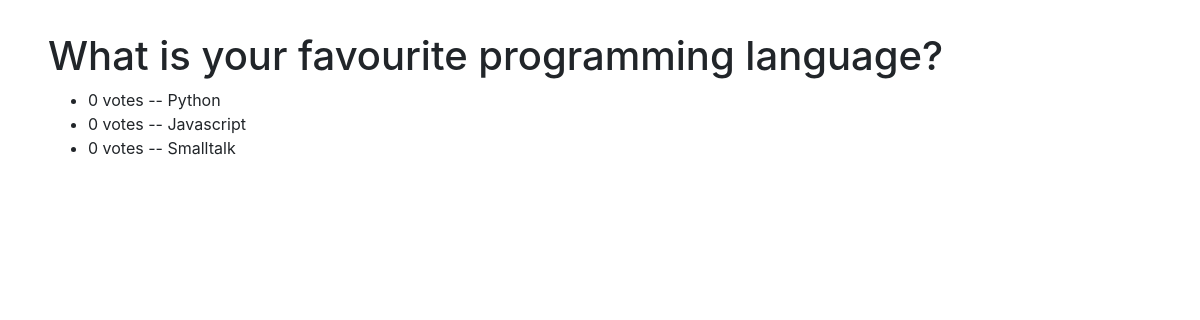
Before: /polls/2/results/ with the older database file.
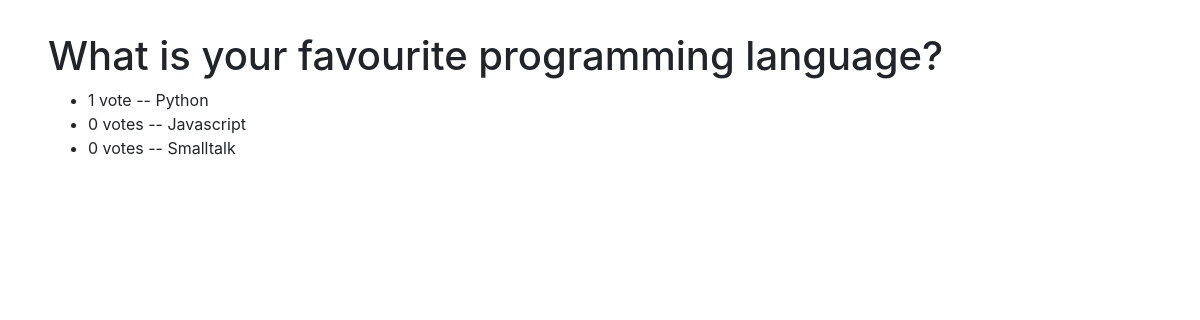
After: the same page with the newer database file.
### polls/models.py (models this page shows, shortened)
class Choice(models.Model):
    question = models.ForeignKey(Question, on_delete=models.CASCADE)
    choice_text = models.CharField(max_length=200)
    votes = models.IntegerField(default=0)

### polls/views.py (the view)
# urls.py: path('<int:pk>/results/', views.ResultsView.as_view(), name='results'),
class ResultsView(generic.DetailView):
    model = Question
    template_name = 'polls/results.html'

### polls/templates/polls/results.html
{% load static %}
<link rel="stylesheet" type="text/css" href="https://stackpath.bootstrapcdn.com/bootstrap/4.1.3/css/bootstrap.min.css" >
<link rel="stylesheet" type="text/css" href="{% static 'polls/style.css' %}" >
<h1>{{ question.question_text }}</h1>
<ul>
    {% for choice in question.choice_set.all %}
        <li>
            {{ choice.votes }} vote{{ choice.votes|pluralize }} -- {{ choice.choice_text }}
        </li>
    {% endfor %}
</ul>

Changed rows visible on the page:
changed Choice "Python": votes "0" → "1"
